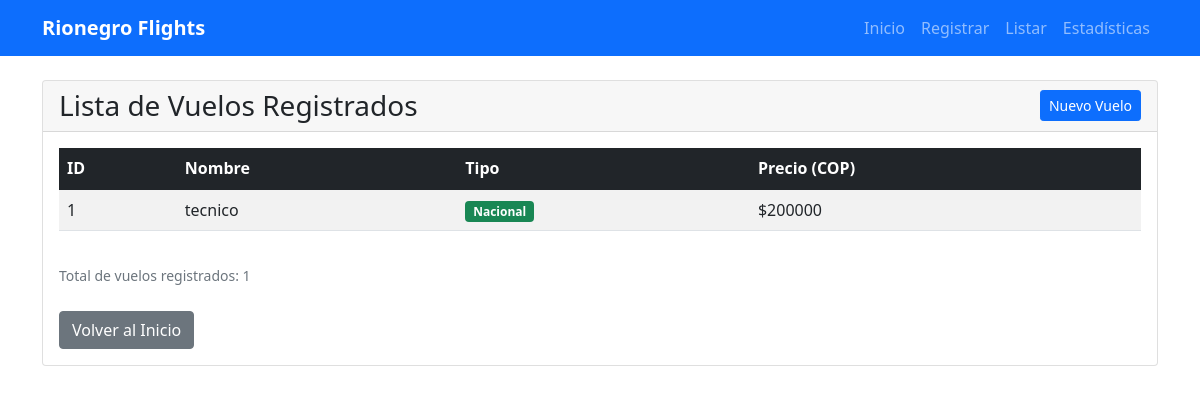
Page /listar/ on the earlier database version.
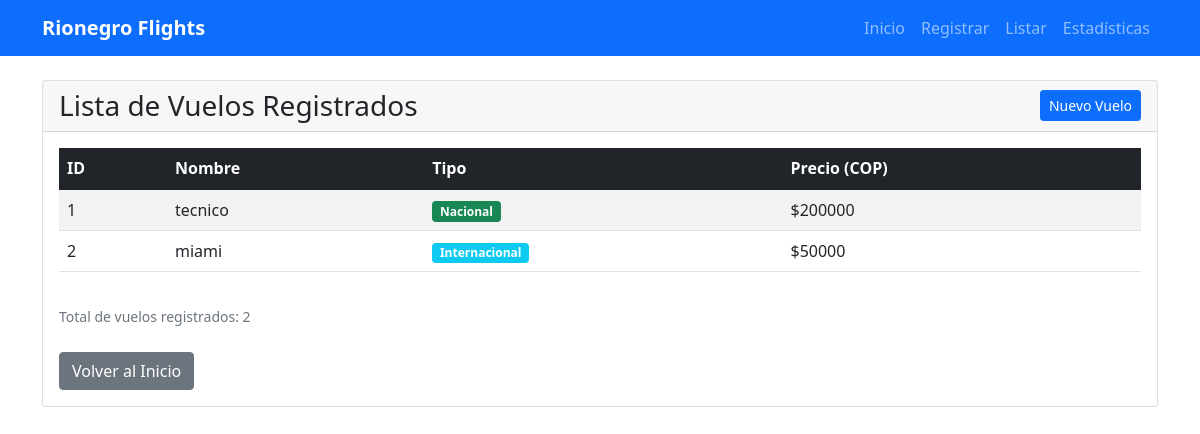
Same page on the later database version.
### flights/models.py (models this page shows, shortened)
class Flight(models.Model):
    FLIGHT_TYPES = [
        ('Nacional', 'Nacional'),
        ('Internacional', 'Internacional'),
    ]
    nombre = models.CharField(max_length=100)
    tipo = models.CharField(max_length=15, choices=FLIGHT_TYPES)
    precio = models.DecimalField(max_digits=10, decimal_places=2)

### flights/views.py (the view)
# urls.py: path('listar/', views.listar_vuelos, name='listar_vuelos'),
def listar_vuelos(request):
    vuelos = Flight.objects.all()
    return render(request, 'flights/listar_vuelos.html', {'vuelos': vuelos})

### flights/templates/flights/listar_vuelos.html (shortened to what this page needs)
{% extends 'flights/base.html' %}
{% block content %}
<div class="row">
    <div class="col-12">
        <div class="card">
            <div class="card-header d-flex justify-content-between align-items-center">
                <h3 class="card-title mb-0">Lista de Vuelos Registrados</h3>
                <a href="{% url 'registrar_vuelo' %}" class="btn btn-primary btn-sm">Nuevo Vuelo</a>
            </div>
            <div class="card-body">
                {% if vuelos %}
                    <div class="table-responsive">
                        <table class="table table-striped table-hover">
                            <thead class="table-dark">
                                <tr>
                                    <th>ID</th>
                                    <th>Nombre</th>
                                    <th>Tipo</th>
                                    <th>Precio (COP)</th>
                                </tr>
                            </thead>
                            <tbody>
                                {% for vuelo in vuelos %}
                                <tr>
                                    <td>{{ vuelo.id }}</td>
                                    <td>{{ vuelo.nombre }}</td>
                                    <td>
                                        {% if vuelo.tipo == 'Nacional' %}
                                            <span class="badge bg-success">{{ vuelo.tipo }}</span>
                                        {% else %}
                                            <span class="badge bg-info">{{ vuelo.tipo }}</span>
                                        {% endif %}
                                    </td>
                                    <td>${{ vuelo.precio|floatformat:0 }}</td>
                                </tr>
                                {% endfor %}
                            </tbody>
                        </table>
                    </div>
                    <div class="mt-3">
                        <small class="text-muted">Total de vuelos registrados: {{ vuelos.count }}</small>
                    </div>
                {% else %}
                    <div class="text-center py-5">
                        <h5 class="text-muted">No hay vuelos registrados</h5>
                        <p>¡Comienza agregando tu primer vuelo!</p>
                        <a href="{% url 'registrar_vuelo' %}" class="btn btn-primary">Registrar Primer Vuelo</a>
                    </div>
                {% endif %}
                <div class="mt-4">
                    <a href="{% url 'home' %}" class="btn btn-secondary">Volver al Inicio</a>
                </div>
            </div>
        </div>
    </div>
</div>
{% endblock %}

### flights/templates/flights/base.html (shortened to what this page needs)
<!DOCTYPE html>
<html lang="es">
<head>
    <link href="https://cdn.jsdelivr.net/npm/bootstrap@5.1.3/dist/css/bootstrap.min.css" rel="stylesheet">
</head>
<body>
    <nav class="navbar navbar-expand-lg navbar-dark bg-primary">
        <div class="container">
            <a class="navbar-brand" href="{% url 'home' %}">Rionegro Flights</a>
            <div class="navbar-nav">
                <a class="nav-link" href="{% url 'home' %}">Inicio</a>
                <a class="nav-link" href="{% url 'registrar_vuelo' %}">Registrar</a>
                <a class="nav-link" href="{% url 'listar_vuelos' %}">Listar</a>
                <a class="nav-link" href="{% url 'estadisticas' %}">Estadísticas</a>
            </div>
        </div>
    </nav>
    <div class="container mt-4">
        {% block content %}
        {% endblock %}
    </div>
</body>
</html>

### flights/templates/flights/base.html (style rules this page uses)
.navbar-brand { font-weight: bold; }
.card { margin-bottom: 20px; }

Differences in the rows shown:
added Flight: id "2", nombre "miami", tipo "Internacional", precio "50000"
Other differences:
{{ vuelos.count }}: "1" → "2"
